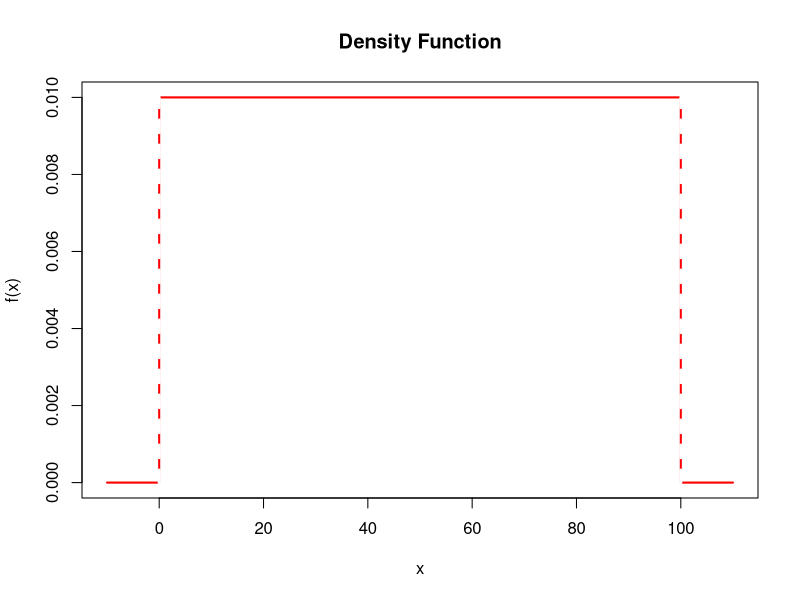

Source code (R):
## ---- chunk 1

## We will create a function for generating uniform density plots

## There is a lot happening with the code below, but don't worry, 
## you will NOT be asked to replicate this user-generated function 
## in any assessments, this is simply just set up to generate plots 
## specific to this script.

plotUnif <- function (min, max, type = "b", col = "black") 
{
  if (!is.numeric(min) | !is.vector(min) | any(!is.finite(min))) {
    stop("The minimun of the uniform distribution, 'min', must be a single number")
  }
  if (length(min) != 1) {
    stop("The minimun of the uniform distribution, 'min', must be a single number")
  }
  if (!is.numeric(max) | !is.vector(max) | any(!is.finite(max))) {
    stop("The maximun of the uniform distribution, 'max', must be a single number")
  }
  if (length(max) != 1) {
    stop("The maximun of the uniform distribution, 'max', must be a single number")
  }
  if ((max - min) <= 0) 
    stop("The parameters min and max represent the minimum and maximum values of the uniform distribution, respectively")
  if (!type %in% c("b", "dis", "den", "q")) 
    stop("The argument 'type' must be 'b', 'dis', 'den' or 'q'")
  if (length(col) != 1) 
    stop("The argument 'col' must be a single colour")
  if (col %in% c(NA, NaN, Inf, -Inf)) 
    stop("The argument 'col' must be a single colour")
  oldpar <- par(no.readonly = TRUE)
  on.exit(par(oldpar))
  dom = (max - min)/10
  x = seq(min - dom, max + dom, by = 0.001)
  fx = dunif(x, min = min, max = max)
  Fx = punif(x, min = min, max = max)
  Finvx = qunif(seq(0, 1, by = 0.01), min = min, max = max)
  if (type == "b") {
    par(mfrow = c(1, 3))
    plot(x, fx, type = "l", main = "Density Function", ylab = "f(x)", 
         lwd = 2, col = col)
    segments(min, 0, min, 1/(max - min), lty = 2, col = "white", 
             lwd = 3)
    segments(max, 0, max, 1/(max - min), lty = 2, col = "white", 
             lwd = 3)
    plot(x, Fx, type = "l", main = "Distribution Function", 
         ylab = "F(x)", lwd = 2, col = col)
    abline(h = c(0, 1), lty = 2, col = "gray")
    plot(seq(0, 1, by = 0.01), Finvx, type = "l", xlab = expression(tau), 
         ylab = "", main = "Quantile Function", lwd = 2, 
         col = col)
    title(ylab = expression(paste("F"^"-1", (tau), sep = "")), 
          line = 2.5, cex.lab = 1)
  }
  else if (type == "dis") {
    plot(x, Fx, type = "l", main = "Distribution Function", 
         ylab = "f(x)", lwd = 2, col = col)
    abline(h = c(0, 1), lty = 2, col = "gray")
  }
  else if (type == "den") {
    plot(x, fx, type = "l", main = "Density Function", ylab = "f(x)", 
         lwd = 2, col = col)
    segments(min, 0, min, 1/(max - min), lty = 2, col = "white", 
             lwd = 3)
    segments(max, 0, max, 1/(max - min), lty = 2, col = "white", 
             lwd = 3)
  }
  else if (type == "q") {
    plot(seq(0, 1, by = 0.01), Finvx, type = "l", xlab = expression(tau), 
         ylab = "", main = "Quantile Function", lwd = 2, 
         col = col)
    title(ylab = expression(paste("F"^"-1", (tau), sep = "")), 
          line = 2.5, cex.lab = 1)
  }
}
## ---- chunk 2
a <- 0 
b <- 100 
step <- 20 

# Create a sequence starting at 'a', ending on 'b' skipping by 'step'
x <- seq(a, b, by = step) 
x
## ---- chunk 3
dunif(x, min = a, max = b) 
## ---- chunk 4
plotUnif(min = a, max = b, type = "den", col = "red")
## ---- chunk 5
x1 <- 20 
x2 <- 90

# Rewrite P(x1 <= X <= x2) as P(X <= x2) - P(X <= x1)  
# Note that '<=' and '<' return the same result when the variable is continuous 
prob_x2 <- punif(x2, min = a, max = b)
prob_x1 <- punif(x1, min = a, max = b)

ans <- prob_x2 - prob_x1 
ans
## ---- chunk 6
percentile <- qunif(0.25, min = 0, max = 100, lower.tail = TRUE)
percentile
